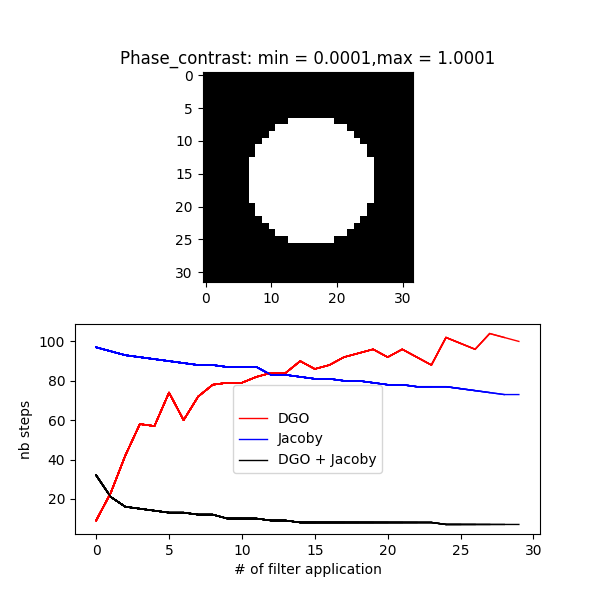
#> input picture experiments/jacoby_vs_Green.png, 600 x 600 px
$ python -i otsu.py   (imports and definitions only)   (older library calls are emulated)
#> lines starting #> are read from the running program, lines starting #| are printed output that depends on the picture; after the words box and inside, x2 and y2 are one past the last pixel; in counts of white or black regions, pixels touching at a corner belong together
"""
Otsu-threshold based segmentation of 2D grayscale images.

The public function :func:`otsu_edgeDetection_and_phaseIndicator` turns a
grayscale image (e.g. a micrograph or a phase field) into

- a binary phase indicator (dark regions = 1),
- a one-pixel-wide mask of the external region boundaries (edges), and
- optionally a connected-component label field (one integer ID per region).

These masks are used, e.g., by ``muFFTTO.grid_adaptation_arbitrary`` to decide
where grid nodes should be moved onto material interfaces.

Otsu's method
-------------
For a histogram of intensities ``t in {0, ..., 255}`` Otsu's method chooses the
threshold ``t*`` that splits the pixels into two classes (below / above ``t``)
with maximal *between-class variance*::

    sigma_B^2(t) = w_0(t) w_1(t) (mu_0(t) - mu_1(t))^2,

where ``w_0, w_1`` are the class probabilities (pixel fractions) and
``mu_0, mu_1`` the class mean intensities. Maximizing ``sigma_B^2`` is
equivalent to minimizing the within-class variance. Here the actual
computation is delegated to OpenCV (``cv2.THRESH_OTSU``).
"""
from __future__ import annotations

from typing import Any

import cv2
import numpy as np


def _normalize_to_u8(data: np.ndarray) -> tuple[np.ndarray, np.ndarray]:
    """Normalize a 2D image to [0, 1] and uint8 [0, 255].

    Min-max normalization ``(data - min) / (max - min)``; OpenCV's Otsu
    thresholding requires an 8-bit single-channel image.

    Parameters
    ----------
    data : numpy.ndarray
        Two-dimensional image of shape ``(nx, ny)``, any real dtype.

    Returns
    -------
    image_norm : numpy.ndarray
        float32 array of shape ``(nx, ny)`` with values in ``[0, 1]``. If the
        image is (numerically) constant, an all-zero array is returned.
    image_u8 : numpy.ndarray
        uint8 array of shape ``(nx, ny)``, ``image_norm * 255`` truncated
        (not rounded) to integers in ``[0, 255]``.

    Raises
    ------
    ValueError
        If ``data`` is not two-dimensional.
    """
    data = np.asarray(data, dtype=np.float32)

    if data.ndim != 2:
        raise ValueError(f"Expected a 2D image, got shape {data.shape}.")

    data_min = float(data.min())
#> data_min = 0
    data_max = float(data.max())
#> data_max = 255
    value_range = data_max - data_min
#> value_range = 255

    # guard against division by zero for constant images
    if value_range <= np.finfo(np.float32).eps:
        image_norm = np.zeros_like(data, dtype=np.float32)
    else:
        image_norm = (data - data_min) / value_range

    image_u8 = np.clip(image_norm * 255.0, 0, 255).astype(np.uint8)
    return image_norm, image_u8


def _validate_odd_positive(name: str, value: int) -> None:
    """Validate a positive odd OpenCV kernel size.

    Parameters
    ----------
    name : str
        Parameter name, used in the error message.
    value : int
        Kernel size to check.

    Raises
    ------
    ValueError
        If ``value`` is not a positive odd integer.
    """
    if value <= 0 or value % 2 == 0:
        raise ValueError(f"{name} must be a positive odd integer, got {value}.")


def _wrap_pad(image: np.ndarray, pad: int) -> np.ndarray:
    """Pad a 2D image periodically (wrap mode) by ``pad`` pixels on every side.

    Parameters
    ----------
    image : numpy.ndarray
        Two-dimensional image of shape ``(nx, ny)``.
    pad : int
        Non-negative pad width, smaller than ``min(nx, ny)``.

    Returns
    -------
    numpy.ndarray
        Padded image of shape ``(nx + 2 * pad, ny + 2 * pad)``.
    """
#> called with pad = 3
    if pad < 0 or pad >= min(image.shape):
        raise ValueError(
            f"[_wrap_pad] pad must satisfy 0 <= pad < min(image.shape)={min(image.shape)}, got {pad}."
        )
    if pad == 0:
        return image.copy()
    # PERIODIC: the image is treated as one periodic unit cell
    return np.pad(image, pad, mode="wrap")
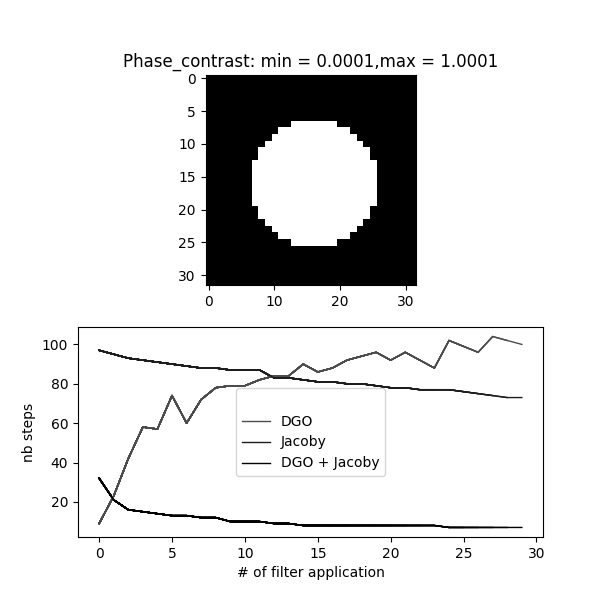
#> returned value: shape (606, 606); min 0, max 255, mean 227.2


def _crop(image: np.ndarray, pad: int) -> np.ndarray:
    """Remove a border of width ``pad`` added by :func:`_wrap_pad`."""
#> called with pad = 3
    if pad == 0:
        return np.ascontiguousarray(image)
    return np.ascontiguousarray(image[pad:-pad, pad:-pad])
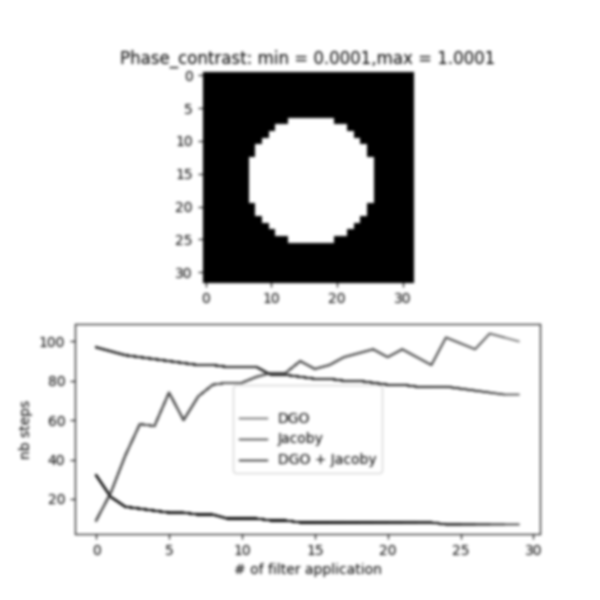
#> returned value: shape (600, 600); min 0, max 255, mean 226.6


def _periodic_edge_mask(phase_mask_binary: np.ndarray) -> np.ndarray:
    """One-pixel-wide periodic boundary mask of the foreground.

    A pixel is an edge pixel if it is foreground and at least one of its four
    periodic neighbours is background. This is the border-pixel definition of
    ``cv2.findContours`` (8-connected foreground, 4-connected background), but
    evaluated periodically, so no artificial edges appear on the image boundary.
    Boundaries of holes inside the foreground are included.

    Parameters
    ----------
    phase_mask_binary : numpy.ndarray
        Binary mask of shape ``(nx, ny)`` with values 0 (background) and 1.

    Returns
    -------
    numpy.ndarray
        uint8 edge mask of shape ``(nx, ny)`` with values 0 and 1.
    """
    fg = np.asarray(phase_mask_binary) > 0
    if fg.ndim != 2:
        raise ValueError(f"[_periodic_edge_mask] expected a 2D mask, got shape {fg.shape}.")
    # PERIODIC: neighbours across the image boundary via np.roll
    bg_neighbour = (
        ~np.roll(fg, 1, axis=0) | ~np.roll(fg, -1, axis=0)
        | ~np.roll(fg, 1, axis=1) | ~np.roll(fg, -1, axis=1)
    )
    return (fg & bg_neighbour).astype(np.uint8)


def _merge_periodic_labels(labels: np.ndarray, connectivity: int) -> tuple[np.ndarray, int]:
    """Merge connected-component labels that touch across the periodic boundary.

    Labels of foreground pixels on opposite image edges that are neighbours in
    the periodic sense (including diagonal neighbours for ``connectivity=8``)
    are merged with a union-find structure and renumbered to ``0, 1, ..., N``.
    Background stays label 0.

    Parameters
    ----------
    labels : numpy.ndarray
        int32 label image of shape ``(nx, ny)`` from cv2 connected components.
    connectivity : int
        4 or 8, the connectivity used for the labeling.

    Returns
    -------
    labels_periodic : numpy.ndarray
        int32 label image of shape ``(nx, ny)``.
    number_of_regions : int
        Number of foreground regions (background excluded).
    """
    labels = np.asarray(labels, dtype=np.int32)
    n_labels = int(labels.max()) + 1
    parent = list(range(n_labels))

    def find(a):
        while parent[a] != a:
            parent[a] = parent[parent[a]]
            a = parent[a]
        return a

    shifts = (0,) if connectivity == 4 else (-1, 0, 1)
    pairs = []
    # PERIODIC: last row touches first row, last column touches first column
    for s in shifts:
        pairs.append(np.stack((labels[-1, :], np.roll(labels[0, :], s)), axis=1))
        pairs.append(np.stack((labels[:, -1], np.roll(labels[:, 0], s)), axis=1))
    pairs = np.concatenate(pairs)
    pairs = pairs[(pairs[:, 0] > 0) & (pairs[:, 1] > 0)]
    for a, b in np.unique(pairs, axis=0):
        root_a, root_b = find(int(a)), find(int(b))
        if root_a != root_b:
            parent[max(root_a, root_b)] = min(root_a, root_b)

    roots = np.array([find(a) for a in range(n_labels)], dtype=np.int32)
    lookup = np.zeros(n_labels, dtype=np.int32)
    unique_roots = np.unique(roots[1:]) if n_labels > 1 else np.empty(0, dtype=np.int32)
    for new_id, root in enumerate(unique_roots, start=1):
        lookup[roots == root] = new_id
    lookup[0] = 0
    return lookup[labels], int(unique_roots.size)


def otsu_edgeDetection_and_phaseIndicator(
        data: np.ndarray,
        blur_ksize: int = 7,
        blur_sigma: float = 1.5,
        morph_kernel_size: int = 3,
        open_iterations: int = 1,
        close_iterations: int = 1,
        regions_label: bool = True,
        connectivity: int = 8,
        return_intermediate: bool = False,
        periodic: bool = True,

) -> dict[str, Any]:
    """
    Segment dark regions in a two-dimensional grayscale image, extract their
    external boundaries, and optionally assign a unique integer label to each
    disconnected foreground region.

    The input image is normalized to uint8 intensity values, smoothed with a
    Gaussian filter, and segmented using inverted Otsu thresholding. Morphological
    opening and closing are then applied to reduce isolated noise, remove small
    foreground artifacts, fill small holes, and close short gaps.

    Inverted Otsu thresholding treats dark pixels as foreground:

    - ``phase_mask_binary == 1`` identifies dark segmented regions.
    - ``phase_mask_binary == 0`` identifies bright/background regions.

    When ``regions_label=True``, connected-component analysis assigns one unique
    integer ID to each disconnected foreground region. Background pixels always
    have label ``0``; foreground region labels are consecutive integers
    ``1, 2, ..., N``.

    This function currently distinguishes regions by geometric connectivity only.
    Therefore, two disconnected regions receive different labels even when their
    average grayscale values are similar. A later processing step may group such
    regions into shared material classes based on their mean grayscale values.

    Parameters
    ----------
    data : numpy.ndarray
        Two-dimensional grayscale input image with shape ``(nx, ny)``. Integer and
        floating-point input dtypes are supported.

    blur_ksize : int, default=7
        Positive odd Gaussian-kernel width and height. Larger values produce
        stronger smoothing before Otsu thresholding.

    blur_sigma : float, default=1.5
        Standard deviation of the Gaussian filter. Must be non-negative.

    morph_kernel_size : int, default=3
        Positive odd side length of the square structuring element used for
        morphological opening and closing.

    open_iterations : int, default=1
        Number of morphological-opening iterations. Opening suppresses small
        isolated foreground pixels and thin noise.

    close_iterations : int, default=1
        Number of morphological-closing iterations. Closing fills small holes and
        connects short gaps inside foreground regions.

    regions_label : bool, default=True
        If ``True``, perform connected-component labeling on the cleaned binary
        foreground mask.

        - ``True``: ``phase_mask_label`` has dtype ``int32`` and contains labels
          ``0, 1, ..., N``.
        - ``False``: ``phase_mask_label`` is a uint8 copy of
          ``phase_mask_binary`` and contains only ``0`` and ``1``.

    connectivity : int, default=8
        Connectivity used for connected-component labeling when
        ``regions_label=True``.

        - ``4`` connects pixels sharing a horizontal or vertical edge.
        - ``8`` additionally connects pixels touching diagonally at a corner.

    return_intermediate : bool, default=False
        If ``True``, include normalized, blurred, thresholded, and morphology
        intermediate arrays in the returned dictionary.

    periodic : bool, default=True
        Treat the image as one periodic unit cell.

        - Gaussian blur and morphology use periodic (wrap) padding.
        - The Otsu threshold is computed on the unpadded image only.
        - ``edge_mask`` is the periodic boundary of the foreground; no
          artificial edges appear on the image boundary, and boundaries of
          holes inside the foreground (background enclosed by foreground)
          are included.
        - Region labels touching across the periodic boundary are merged.
        - ``phase_region_stats`` and ``phase_region_centroids`` (bounding boxes
          and centroids are undefined for wrapped regions) are replaced by
          ``phase_region_areas``.

        ``periodic=False`` reproduces the original non-periodic behaviour.

    Returns
    -------
    dict[str, Any]
        Dictionary containing the following arrays with shape ``(nx, ny)``:

        ``edge_mask`` : numpy.ndarray, uint8
            One-pixel-wide mask of external contours. A value of ``1`` marks an
            outer boundary of a segmented foreground region.

        ``phase_mask_binary`` : numpy.ndarray, uint8
            Cleaned binary segmentation mask with values ``0`` for background and
            ``1`` for dark foreground regions.

        ``phase_mask_label`` : numpy.ndarray
            Region-label field.

            - If ``regions_label=True``, dtype is ``int32`` and values are
              ``0, 1, ..., N``.
            - If ``regions_label=False``, dtype is ``uint8`` and values are
              ``0`` and ``1``.

        When ``regions_label=True`` and ``periodic=True``, the dictionary
        additionally contains ``number_of_phase_regions`` (int) and
        ``phase_region_areas`` (numpy.ndarray of shape ``(N + 1,)``, pixel
        count of every label including background label ``0``).

        When ``regions_label=True`` and ``periodic=False``, the dictionary
        additionally contains:

        ``number_of_phase_regions`` : int
            Number of disconnected foreground regions. Background label ``0`` is
            excluded.

        ``phase_region_stats`` : numpy.ndarray
            OpenCV connected-component statistics. Each row corresponds to one
            region label, including background label ``0``. The columns contain
            bounding-box x/y coordinates, width, height, and pixel area.

        ``phase_region_centroids`` : numpy.ndarray
            Centroid coordinates ``(x, y)`` for every label, including background.

        When ``return_intermediate=True``, the dictionary additionally contains:

        ``image_norm`` : numpy.ndarray
            Input image normalized to the interval ``[0, 1]``.

        ``image_u8`` : numpy.ndarray
            Normalized uint8 image with intensity values in ``[0, 255]``.

        ``image_blur`` : numpy.ndarray
            Gaussian-smoothed uint8 image.

        ``mask_raw`` : numpy.ndarray, uint8
            Binary result directly after inverted Otsu thresholding.

        ``mask_open`` : numpy.ndarray, uint8
            Binary result after morphological opening.

        ``mask_clean`` : numpy.ndarray, uint8
            Binary result after opening and closing; equal to
            ``phase_mask_binary``.

        ``otsu_threshold`` : float
            Automatically selected Otsu threshold in uint8 intensity units.

        ``contour_count`` : int or None
            Number of external contours detected from ``phase_mask_binary``
            (``None`` when ``periodic=True``; contours are not used then).

    Notes
    -----
    With ``periodic=False`` the function applies standard non-periodic image
    connectivity, so a region crossing the periodic boundary receives separate
    labels at opposite image edges and ``edge_mask`` contains artificial edges
    on the image boundary. Use ``periodic=True`` (default) for periodic unit
    cells and periodic grid adaptation.

    The returned ``phase_mask_label`` describes disconnected geometric regions,
    not material classes. In a future extension, regions with similar mean
    grayscale values can be grouped into a separate ``material_label`` field,
    while retaining ``phase_mask_label`` for region geometry.
    """

    _validate_odd_positive("blur_ksize", blur_ksize)
    _validate_odd_positive("morph_kernel_size", morph_kernel_size)

    if blur_sigma < 0:
        raise ValueError(f"blur_sigma must be non-negative, got {blur_sigma}.")
    if open_iterations < 0:
        raise ValueError(
            f"open_iterations must be non-negative, got {open_iterations}."
        )
    if close_iterations < 0:
        raise ValueError(
            f"close_iterations must be non-negative, got {close_iterations}."
        )
    if connectivity not in (4, 8):
        raise ValueError(
            f"connectivity must be 4 or 8, got {connectivity}."
        )

    # (1) min-max normalization to [0, 1] and 8-bit [0, 255] (required by OpenCV Otsu)
    image_norm, image_u8 = _normalize_to_u8(data)

    # Pad widths for periodic processing: the blur needs blur_ksize // 2,
    # opening + closing spread by 2 * radius per iteration each.
    morph_radius = morph_kernel_size // 2
    pad_blur = blur_ksize // 2 if periodic else 0
    pad_morph = 2 * morph_radius * (open_iterations + close_iterations) + 1 if periodic else 0

    # (2) Gaussian smoothing suppresses pixel noise so that the histogram is
    #     closer to bimodal and the thresholded mask is less ragged
    # PERIODIC: blur a wrap-padded image and crop back to the original size
    image_blur = _crop(
        cv2.GaussianBlur(
            _wrap_pad(image_u8, pad_blur),
            (blur_ksize, blur_ksize),
            blur_sigma,
        ),
        pad_blur,
    )

    # (3) Otsu thresholding: the passed threshold value 0 is ignored, OpenCV
    #     selects t* maximizing the between-class variance of the histogram.
    #     THRESH_BINARY_INV -> pixels with intensity <= t* (dark) become 255,
    #     brighter pixels become 0.
    otsu_threshold, mask_raw_u8 = cv2.threshold(
        image_blur,
        0,
        255,
        cv2.THRESH_BINARY_INV + cv2.THRESH_OTSU,
    )
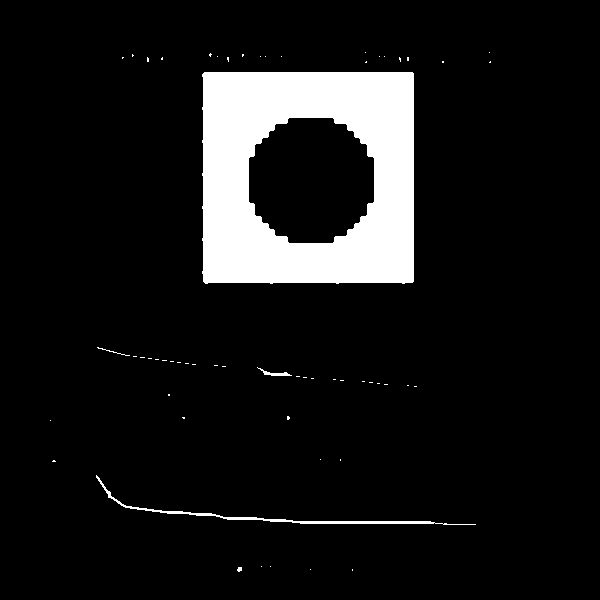
#> mask_raw_u8: shape (600, 600); 9.2% white; 58 white regions (53 under 20 px), largest, box (x1, y1, x2, y2) and area: (202, 72, 414, 284) 31907, (96, 475, 476, 525) 991, (257, 367, 292, 376) 95, (97, 347, 130, 356) 37, (237, 567, 242, 572) 20
#> otsu_threshold = 129

    # (4) morphological cleanup with a square structuring element:
    #     opening  = erosion followed by dilation -> removes small specks
    #     closing  = dilation followed by erosion -> fills small holes / gaps
    kernel = np.ones(
        (morph_kernel_size, morph_kernel_size),
        dtype=np.uint8,
    )

    # PERIODIC: opening and closing on a wrap-padded mask, cropped afterwards
    mask_open_pad_u8 = cv2.morphologyEx(
        _wrap_pad(mask_raw_u8, pad_morph),
        cv2.MORPH_OPEN,
        kernel,
        iterations=open_iterations,
    )
#> call 2 of _wrap_pad, with pad = 5
#> in _wrap_pad (call 2), `return np.pad(image, pad, mode="wrap")`:
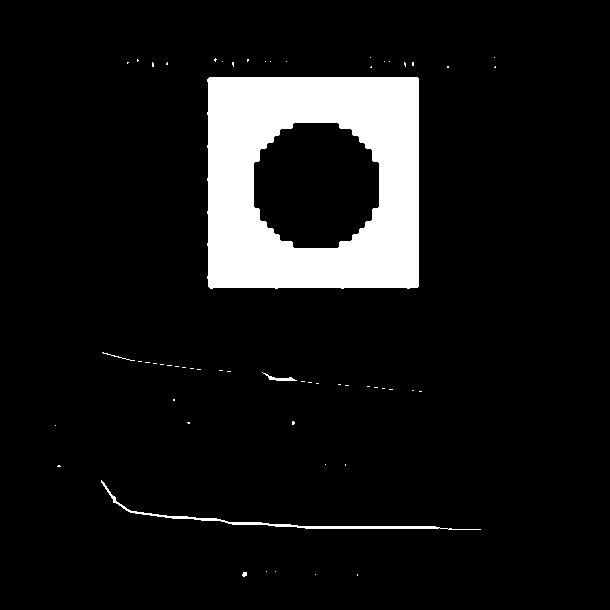
#> returned value: shape (610, 610); 8.9% white; 58 white regions (53 under 20 px), largest, box (x1, y1, x2, y2) and area: (207, 77, 419, 289) 31907, (101, 480, 481, 530) 991, (262, 372, 297, 381) 95, (102, 352, 135, 361) 37, (242, 572, 247, 577) 20
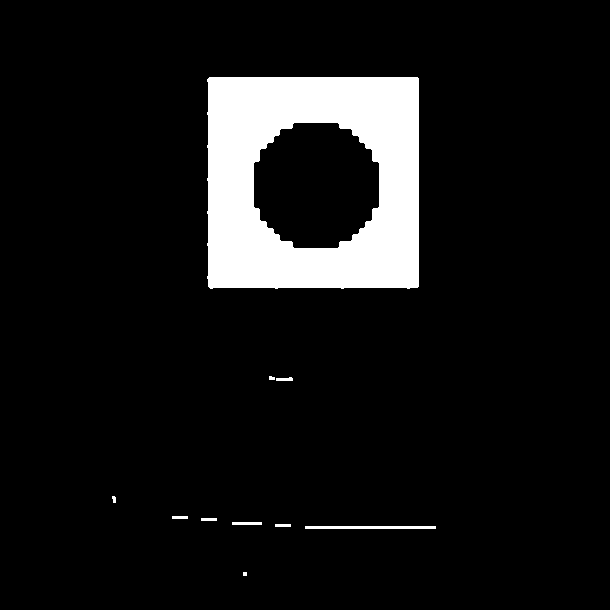
#> mask_open_pad_u8: shape (610, 610); 8.8% white; 10 white regions (1 under 20 px), largest, box (x1, y1, x2, y2) and area: (207, 77, 419, 289) 31907, (305, 526, 436, 529) 393, (232, 522, 262, 525) 90

    mask_clean_pad_u8 = cv2.morphologyEx(
        mask_open_pad_u8,
        cv2.MORPH_CLOSE,
        kernel,
        iterations=close_iterations,
    )
    mask_open_u8 = _crop(mask_open_pad_u8, pad_morph)
#> call 2 of _crop, with pad = 5
#> in _crop (call 2), `return np.ascontiguousarray(image[pad:-pad, pad:-pad])`:
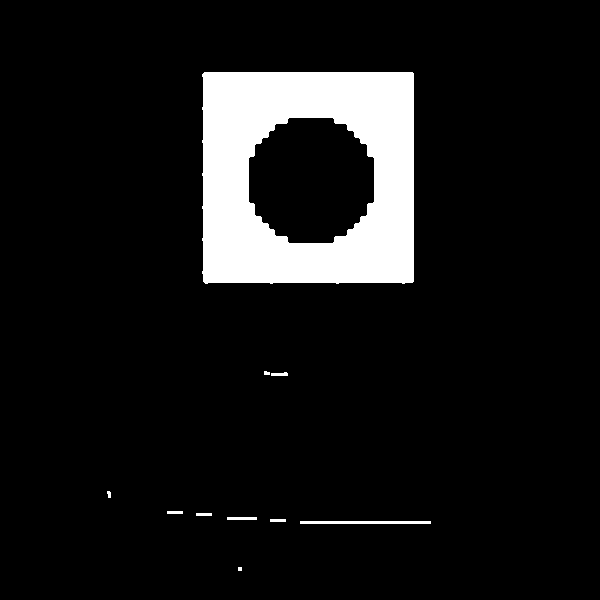
#> returned value: shape (600, 600); 9.1% white; 10 white regions (1 under 20 px), largest, box (x1, y1, x2, y2) and area: (202, 72, 414, 284) 31907, (300, 521, 431, 524) 393, (227, 517, 257, 520) 90
    mask_clean_u8 = _crop(mask_clean_pad_u8, pad_morph)
#> (the rest of the program and of its run is left out)
